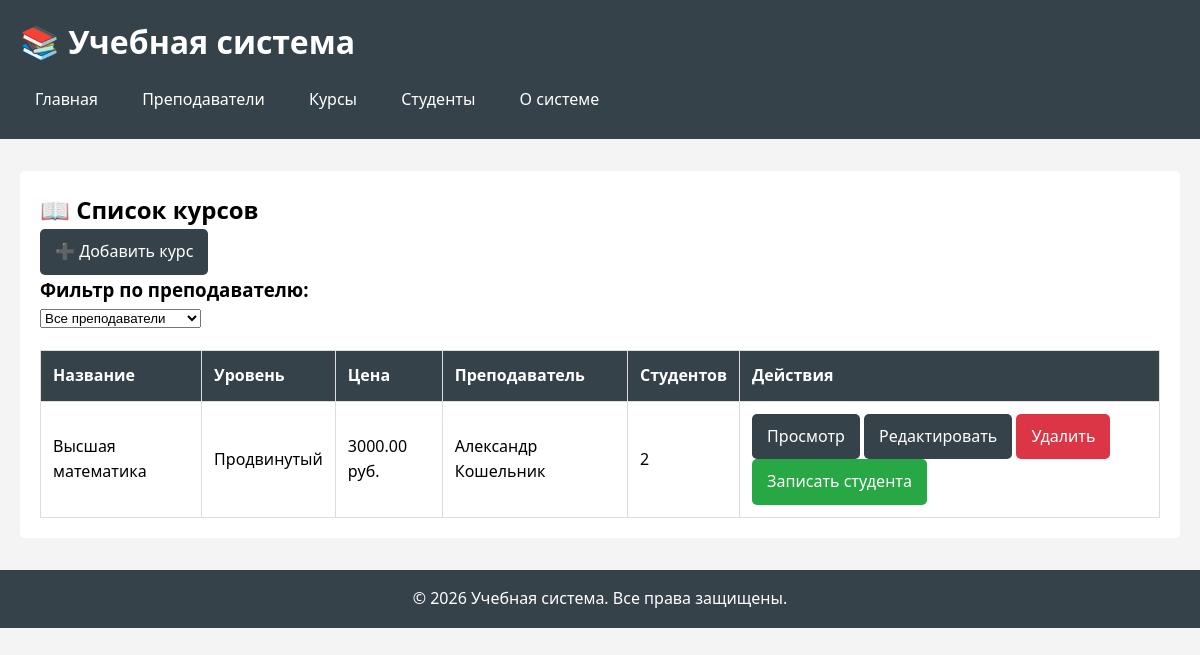
The app's page /courses/, older data.
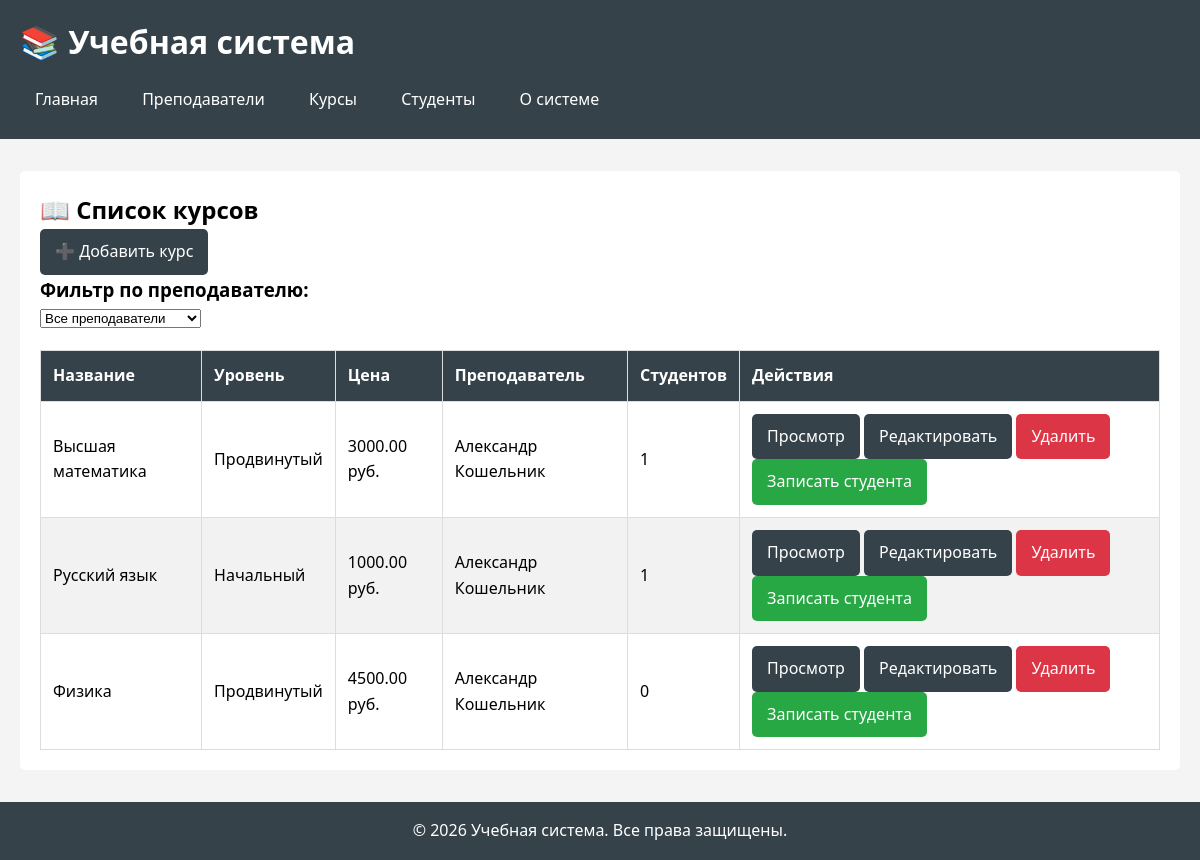
The same page, newer data.
### schedule/models.py (models this page shows, shortened)
class Course(models.Model):
    LEVEL_CHOICES = [
        ('beginner', 'Начальный'),
        ('intermediate', 'Средний'),
        ('advanced', 'Продвинутый'),
    ]
    title = models.CharField(max_length=200, verbose_name="Название курса")
    description = models.TextField(verbose_name="Описание")
    level = models.CharField(max_length=20, choices=LEVEL_CHOICES,
                             default='beginner', verbose_name="Уровень")
    price = models.DecimalField(max_digits=10, decimal_places=2,
                                verbose_name="Цена")
    duration_weeks = models.PositiveIntegerField(verbose_name="Длительность (недели)")
    start_date = models.DateField(verbose_name="Дата старта")
    teacher = models.ForeignKey(
        Teacher,
        on_delete=models.SET_NULL,
        null=True,
        related_name='courses',
        verbose_name="Преподаватель"
    )
    created_at = models.DateTimeField(auto_now_add=True)
    class Meta:
        verbose_name = "Курс"
        verbose_name_plural = "Курсы"
        unique_together = ['title', 'teacher']

class Teacher(models.Model):
    first_name = models.CharField(max_length=100, verbose_name="Имя")
    last_name = models.CharField(max_length=100, verbose_name="Фамилия")
    email = models.EmailField(unique=True, verbose_name="Email")
    phone = models.CharField(max_length=20, blank=True, null=True,
                             verbose_name="Телефон")
    hire_date = models.DateField(verbose_name="Дата найма")
    is_active = models.BooleanField(default=True, verbose_name="Активен")
    created_at = models.DateTimeField(auto_now_add=True)
    updated_at = models.DateTimeField(auto_now=True)
    class Meta:
        verbose_name = "Преподаватель"
        verbose_name_plural = "Преподаватели"
        ordering = ['last_name', 'first_name']

### schedule/views.py (the view)
# urls.py: path('courses/', views.course_list, name='course_list'),
def course_list(request):
    teacher_id = request.GET.get('teacher')
    if teacher_id:
        courses = Course.objects.filter(teacher_id=teacher_id).select_related('teacher')
    else:
        courses = Course.objects.all().select_related('teacher')
    teachers = Teacher.objects.all()
    context = {
        'courses': courses,
        'teachers': teachers,
        'selected_teacher': teacher_id
    }
    return render(request, 'schedule/course_list.html', context)

### schedule/templates/schedule/course_list.html (shortened to what this page needs)
{% extends 'schedule/base.html' %}
{% block content %}
<h2>📖 Список курсов</h2>
<a href="{% url 'schedule:course_create' %}" class="btn">➕ Добавить курс</a>
<h3>Фильтр по преподавателю:</h3>
<form method="get">
    <select name="teacher" onchange="this.form.submit()">
        <option value="">Все преподаватели</option>
    </select>
</form>
<table>
    <thead>
        <tr>
            <th>Название</th>
            <th>Уровень</th>
            <th>Цена</th>
            <th>Преподаватель</th>
            <th>Студентов</th>
            <th>Действия</th>
        </tr>
    </thead>
    <tbody>
        {% for course in courses %}
        <tr>
            <td>{{ course.title }}</td>
            <td>{{ course.get_level_display }}</td>
            <td>{{ course.price }} руб.</td>
            <td>{{ course.teacher.first_name }} {{ course.teacher.last_name }}</td>
            <td>{{ course.students.count }}</td>
            <td>
                <a href="{% url 'schedule:course_detail' course.id %}" class="btn">Просмотр</a>
                <a href="{% url 'schedule:course_update' course.id %}" class="btn">Редактировать</a>
                <a href="{% url 'schedule:course_delete' course.id %}" class="btn btn-danger">Удалить</a>
                <a href="{% url 'schedule:course_detail' course.id %}#enroll" class="btn btn-success">Записать студента</a>
            </td>
        </tr>
        {% empty %}
        <tr>
            <td colspan="6">Нет курсов</td>
        </tr>
        {% endfor %}
    </tbody>
</table>
{% endblock %}

### schedule/templates/schedule/base.html (shortened to what this page needs)
<!DOCTYPE html>
<html lang="ru">
<head>
</head>
<body>
    <header>
        <div class="container">
            <h1>📚 Учебная система</h1>
            <nav>
                <a href="{% url 'schedule:index' %}">Главная</a>
                <a href="{% url 'schedule:teacher_list' %}">Преподаватели</a>
                <a href="{% url 'schedule:course_list' %}">Курсы</a>
                <a href="{% url 'schedule:student_list' %}">Студенты</a>
                <a href="{% url 'schedule:info' %}">О системе</a>
            </nav>
        </div>
    </header>
    <div class="container">
        <div class="content">
            {% block content %}{% endblock %}
        </div>
    </div>
    <footer>
        <div class="container">
            <p>&copy; 2026 Учебная система. Все права защищены.</p>
        </div>
    </footer>
</body>
</html>

### schedule/templates/schedule/base.html (style rules this page uses)
* { margin: 0; padding: 0; box-sizing: border-box; }
body { font-family: 'Segoe UI', Tahoma, Geneva, Verdana, sans-serif; line-height: 1.6; background-color: #f4f4f4; }
.container { max-width: 1200px; margin: auto; padding: 0 20px; }
header { background: #35424a; color: white; padding: 1rem 0; margin-bottom: 2rem; }
header h1 { margin: 0; padding: 0; }
nav { margin-top: 10px; }
nav a { color: white; text-decoration: none; padding: 10px 15px; margin-right: 10px; display: inline-block; }
.content { background: white; padding: 20px; border-radius: 5px; margin-bottom: 2rem; }
.btn { display: inline-block; padding: 10px 15px; background: #35424a; color: white; text-decoration: none; border: none; border-radius: 5px; cursor: pointer; }
.btn-danger { background: #dc3545; }
.btn-success { background: #28a745; }
table { width: 100%; border-collapse: collapse; margin-top: 20px; }
table, th, td { border: 1px solid #ddd; }
th, td { padding: 12px; text-align: left; }
th { background-color: #35424a; color: white; }
tr:nth-child(even) { background-color: #f2f2f2; }
footer { background: #35424a; color: white; text-align: center; padding: 1rem 0; margin-top: 2rem; }

Row changes from the older to the newer data that the page shows:
computed for Course "Высшая математика": students.count "2" → "1"
added Course: title "Русский язык", level "Начальный", price "1000.00", teacher.first_name "Александр", teacher.last_name "Кошельник", students.count "1"
added Course: title "Физика", level "Продвинутый", price "4500.00", teacher.first_name "Александр", teacher.last_name "Кошельник", students.count "0"
